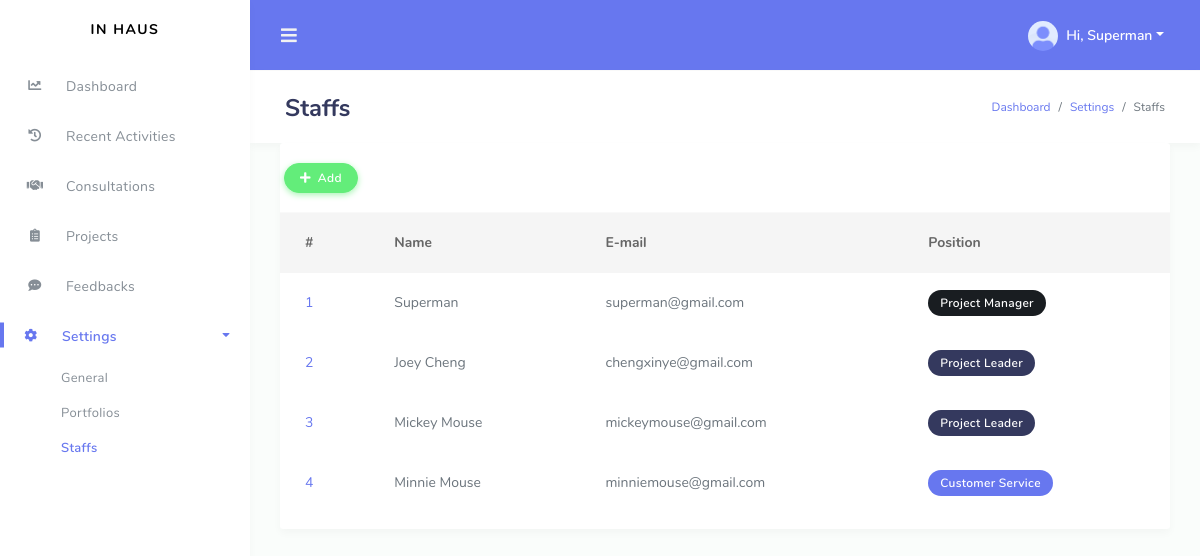
The app's page /public_html/admin/staffs.php (signed in) with its own data.
### tables this page shows
CREATE TABLE `user` (
  `user_id` int(11) UNSIGNED NOT NULL,
  `name` varchar(50) NOT NULL,
  `email` varchar(50) NOT NULL,
  `password` varchar(50) NOT NULL,
  `phone_no` varchar(20) DEFAULT NULL,
  `access_level` varchar(50) NOT NULL,
  `status` varchar(20) DEFAULT NULL
);

### public_html/admin/staffs.php (the view, shortened to what this page needs)
<?php
	$dbc = mysqli_connect('localhost', 'root', '');
	mysqli_select_db($dbc, 'in_haus');
	$query = "SELECT * FROM user WHERE access_level != 'Normal User'";
	if (!$r = mysqli_query($dbc, $query)) {
		echo '<p style="color:red;">Could not retrieve the data because: <br/>' . mysqli_error($dbc) . '</p><p>The query being run was: ' . $query . '</p>';
	}
?>
<!DOCTYPE html>
<html lang="en">
<head>
  <link rel="stylesheet" href="assets/modules/bootstrap/css/bootstrap.min.css">
  <link rel="stylesheet" href="assets/modules/fontawesome/css/all.min.css">
  <link rel="stylesheet" href="assets/modules/datatables/datatables.min.css">
  <link rel="stylesheet" href="assets/modules/datatables/DataTables-1.10.16/css/dataTables.bootstrap4.min.css">
  <link rel="stylesheet" href="assets/modules/datatables/Select-1.2.4/css/select.bootstrap4.min.css">
  <link rel="stylesheet" href="assets/css/style.css">
  <link rel="stylesheet" href="assets/css/components.css">
</head>
<body>
  <div id="app">
    <div class="main-wrapper main-wrapper-1">
        <div class="navbar-bg"></div>
        <?php include("navbar.php") ?>
      <div class="main-content">
        <section class="section">
          <div class="section-header mb-0">
            <h1>Staffs</h1>
             <div class="section-header-breadcrumb">
              <div class="breadcrumb-item active"><a href="dashboard.php">Dashboard</a></div>
              <div class="breadcrumb-item active"><a href="general_settings.php">Settings</a></div>
              <div class="breadcrumb-item">Staffs</div>
            </div>
          </div>
          <div class="section-body">
            <div class="row">
              <div class="col-12 col-md-12 col-lg-12">
                <div class="card">
                  <div class="card-header p-1">
                    <a href="staff.php" class="btn btn-icon icon-left btn-success"><i class="fas fa-plus"></i> Add</a>
                  </div>
                  <div class="card-body p-0">
                    <div class="table-responsive">
                        <table class="table table-hover" id="staffs_table">
                          <thead>
                            <tr>
                                <th>#</th>
                                <th>Name</th>
                                <th>E-mail</th>
                                <th>Position</th>
                            </tr>
                          </thead>
                          <tbody>
                            <?php while ($row = mysqli_fetch_array($r)): ?>
                            <tr>
                                <td><a href="staff.php?admin_id=<?php echo $row['user_id']; ?>"><?php echo $row['user_id']; ?></a></td>
                                <td><?php echo $row['name']; ?></td>
                                <td><?php echo $row['email']; ?></td>
                                <?php if ($row['access_level'] == "Project Manager"): ?>
                                <td><span class="badge badge-dark"><?php echo $row['access_level']; ?></span></td>
                                <?php elseif ($row['access_level'] == "Project Leader"): ?>
                                <td><span class="badge badge-secondary"><?php echo $row['access_level']; ?></span></td>
                                <?php else: ?>
                                <td><span class="badge badge-primary"><?php echo $row['access_level']; ?></span></td>
                                <?php endif; ?>
                            </tr>
                            <?php endwhile; ?>
                          </tbody>
                        </table>
                      </div>
                  </div>
                </div>
              </div>
            </div>
          </div>
        </section>
      </div>
    </div>
  </div>
</body>
</html>

### records on screen
user: user_id "1", name "Superman", email "superman@gmail.com", access_level "Project Manager"
user: user_id "2", name "Joey Cheng", email "chengxinye@gmail.com", access_level "Project Leader"
user: user_id "3", name "Mickey Mouse", email "mickeymouse@gmail.com", access_level "Project Leader"
user: user_id "4", name "Minnie Mouse", email "minniemouse@gmail.com", access_level "Customer Service"

### other values on screen
$logged_in_admin_name "Superman"
